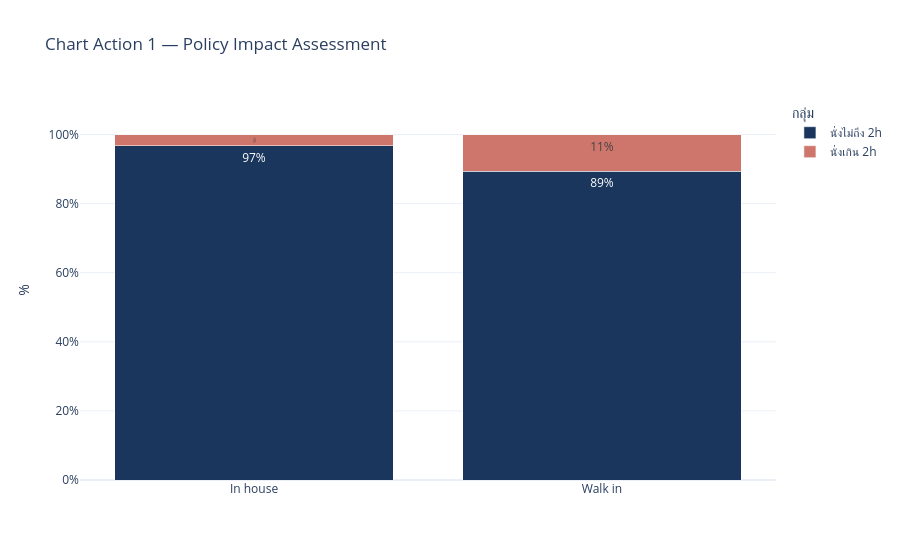

Notebook source saved alongside this figure:
### Code cell
a1_melt = a1_df.melt(id_vars='Guest_type', var_name='กลุ่ม', value_name='pct')

fig = px.bar(
    a1_melt,
    x='Guest_type',
    y='pct',
    color='กลุ่ม',
    color_discrete_map={'นั่งไม่ถึง 2h': C_INHOUSE, 'นั่งเกิน 2h': C_RED},
    barmode='stack',
    text='pct',
    template=TEMPLATE,
    labels={'pct': '%', 'Guest_type': ''},
    title='Chart Action 1 — Policy Impact Assessment',
)

fig.update_traces(
    texttemplate='%{text:.0f}%',
    textposition='inside',
)
fig.update_layout(
    yaxis_ticksuffix='%',
    yaxis_range=[0, 110],
)
fig.show()

### Figure 1 — Plotly figure (JSON) as saved in the notebook; plotly's stock layout.template omitted (floating-point values rounded to 4 significant figures)
{"data": [{"hovertemplate": "กลุ่ม=นั่งไม่ถึง 2h<br>=%{x}<br>%=%{text}<extra></extra>", "legendgroup": "นั่งไม่ถึง 2h", "marker": {"color": "#1B365D", "pattern": {"shape": ""}}, "name": "นั่งไม่ถึง 2h", "orientation": "v", "showlegend": true, "text": [96.7, 89.4], "textposition": "inside", "texttemplate": "%{text:.0f}%", "type": "bar", "x": ["In house", "Walk in"], "xaxis": "x", "y": [96.7, 89.4], "yaxis": "y"}, {"hovertemplate": "กลุ่ม=นั่งเกิน 2h<br>=%{x}<br>%=%{text}<extra></extra>", "legendgroup": "นั่งเกิน 2h", "marker": {"color": "#CF766C", "pattern": {"shape": ""}}, "name": "นั่งเกิน 2h", "orientation": "v", "showlegend": true, "text": [3.3, 10.6], "textposition": "inside", "texttemplate": "%{text:.0f}%", "type": "bar", "x": ["In house", "Walk in"], "xaxis": "x", "y": [3.3, 10.6], "yaxis": "y"}], "layout": {"barmode": "stack", "legend": {"title": {"text": "กลุ่ม"}, "tracegroupgap": 0}, "title": {"text": "Chart Action 1 — Policy Impact Assessment"}, "xaxis": {"anchor": "y", "domain": [0, 1], "title": {"text": ""}}, "yaxis": {"anchor": "x", "domain": [0, 1], "range": [0, 110], "ticksuffix": "%", "title": {"text": "%"}}}}
